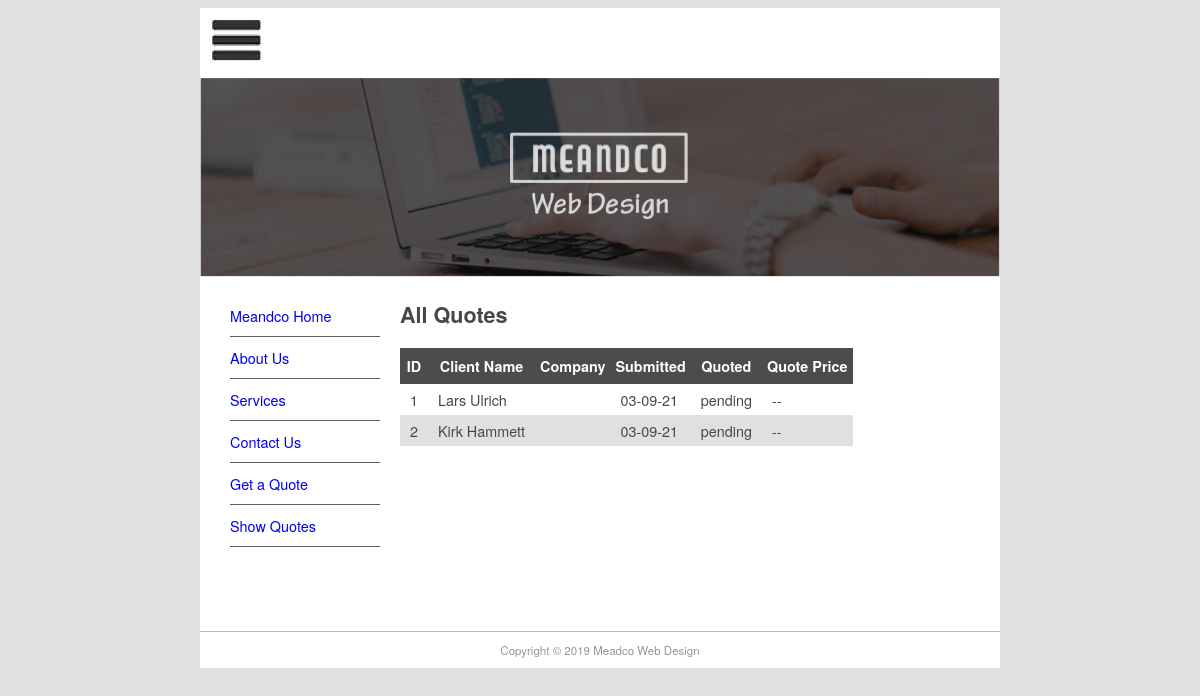
The page /quote/show on the database as committed earlier.
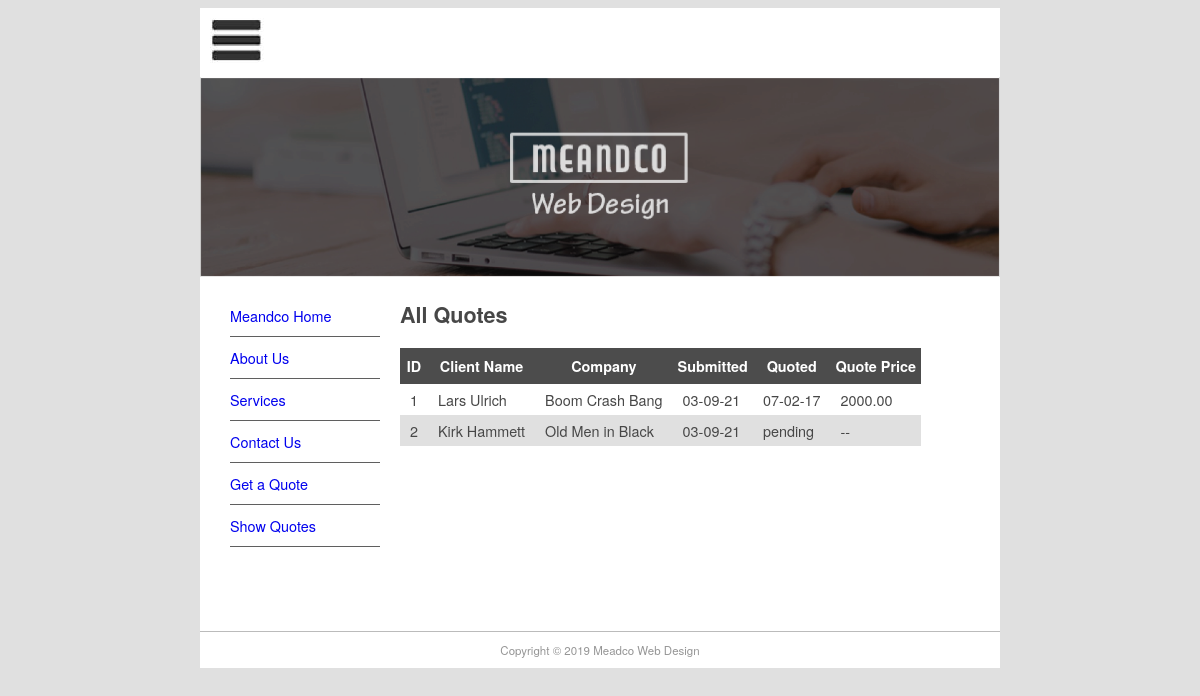
The same page on the database as committed later.
### quotes/models.py (models this page shows, shortened)
class Quote(models.Model):
    name = models.CharField(max_length=100)
    position = models.CharField(max_length=60, blank=True)
    company = models.CharField(max_length=60, blank=True)
    address = models.CharField(max_length=200, blank=True)
    phone = models.CharField(max_length=30, blank=True)
    email = models.EmailField()
    web = models.URLField(blank=True)
    description = models.TextField()
    sitestatus = models.CharField(max_length=20, choices=STATUS_CHOICES)
    priority = models.CharField(max_length=40, choices=PRIORITY_CHOICES)
    jobfile = models.FileField(upload_to='uploads/', blank=True)
    submitted = models.DateField(auto_now_add=True)
    quotedate = models.DateField(blank=True, null=True)
    quoteprice = models.DecimalField(max_digits=7, decimal_places=2, blank=True, default=0)
    username = models.ForeignKey(User, blank=True, null=True, on_delete=models.CASCADE)

### quotes/views.py (the view)
# urls.py: path('show', QuoteList.as_view(), name='show-quotes'),
class QuoteList(ListView):
    model = Quote
    context_object_name = 'all_quotes'
    def get_context_data(self, **kwargs):
        context = super(QuoteList, self).get_context_data(**kwargs)
        context['page_list'] = Page.objects.all()
        return context

### quotes/templates/quotes/quote_list.html (shortened to what this page needs)
{% extends 'quotes/quote.html' %}
{% block content %}
    <h1>All Quotes</h1>
    <table style="border-collapse:collapse">
        <tr class="quotehdr">
            <th>ID</th>
            <th>Client Name</th>
            <th>Company</th>
            <th>Submitted</th>
            <th>Quoted</th>
            <th>Quote Price</th>
        </tr>
        {% for quote in all_quotes %}
            <tr class="quoterow {% cycle '' 'altrow' %}">
                <td>{{ quote.id }}</td>
                <td>{{ quote.name }}</td>
                <td>{{ quote.company }}</td>
                <td>{{ quote.submitted | date:"m-d-y" }}</td>
                <td>{{ quote.quotedate | date:"m-d-y" | default:"pending" }}</td>
                <td>{{ quote.quoteprice | default:"--" }}</td>
            </tr>
        {% endfor %}
    </table>
{% endblock content %}

Rows that differ between the two databases and show on the page:
changed Quote "Lars Ulrich": company (not shown) → "Boom Crash Bang"; quotedate "pending" → "07-02-17"; quoteprice "--" → "2000.00"
changed Quote "Kirk Hammett": company (not shown) → "Old Men in Black"
